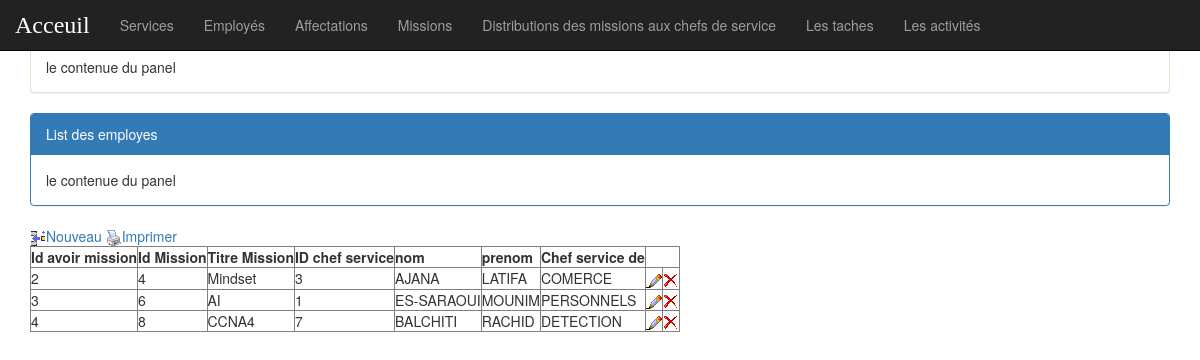
The page /page/avoirmission_list.php on the database its author committed.
### tables this page shows
CREATE TABLE `avoirmission` (
  `idam` int(11) NOT NULL auto_increment,
  `idmission` int(11) NOT NULL,
  `idchefservice` int(11) NOT NULL,
  PRIMARY KEY  (`idam`),
  KEY `idmission` (`idmission`,`idchefservice`),
  KEY `idchefservice` (`idchefservice`)
);

CREATE TABLE `mission` (
  `idmission` int(11) NOT NULL auto_increment,
  `titremission` varchar(50) NOT NULL,
  `ddm` date NOT NULL,
  `dftm` date NOT NULL,
  `dfrm` date NOT NULL,
  PRIMARY KEY  (`idmission`)
);

CREATE TABLE `chefservice` (
  `idchefservice` int(11) NOT NULL auto_increment,
  `idservice` varchar(10) NOT NULL,
  `idemploye` int(11) NOT NULL,
  `ddc` date NOT NULL,
  `dfc` date NOT NULL,
  PRIMARY KEY  (`idchefservice`),
  KEY `idservice` (`idservice`,`idemploye`),
  KEY `idemploye` (`idemploye`)
);

CREATE TABLE `employe` (
  `idemploye` int(11) NOT NULL auto_increment,
  `nom` varchar(50) NOT NULL,
  `prenom` varchar(50) NOT NULL,
  `cin` varchar(10) NOT NULL,
  `ddn` date NOT NULL,
  `addresse` varchar(100) NOT NULL,
  `ville` varchar(10) NOT NULL,
  `email` text NOT NULL,
  `ddr` date NOT NULL,
  `specialite` text NOT NULL,
  `login` text NOT NULL,
  `motdepasse` text NOT NULL,
  PRIMARY KEY  (`idemploye`)
);

CREATE TABLE `services` (
  `idservice` varchar(10) NOT NULL,
  `nomservice` varchar(50) NOT NULL,
  PRIMARY KEY  (`idservice`)
);

### page/avoirmission_list.php (the view, shortened to what this page needs)
<!DOCTYPE html>
<html lang="en">
<head>
    <link rel="stylesheet" href="../css/bootstrap.min.css">
      <link rel="stylesheet" href="../css/monstyle.css">
</head>
<body>
     <?php
      include("menu.php");
     ?>
     <div class="container">
            <div class="panel panel-success margetop">
                  <div class="panel-heading">Recherche</div>
                  <div class="panel-body">le contenue du panel</div>
            </div>
            <div class="panel panel-primary margetop">
                  <div class="panel-heading">List des employes</div>
                  <div class="panel-body">le contenue du panel</div>
            </div>
<?php
   $req="SELECT avoirmission.*, mission.*, chefservice.* FROM avoirmission, mission, chefservice
         WHERE chefservice.idchefservice= avoirmission.idchefservice
          AND  mission.idmission= avoirmission.idmission
        ORDER BY   avoirmission.idam  asc";
   $res=mysql_query($req);
  echo"
  <meta http-equiv=Content-Type content=text/html;charset=UTF-8>
  <a href=avoirmission_add_form.php><img src=images/add.png>Nouveau</a>
  <a href=avoirmission_creer_file_le.php><img src=images/imprimer.png>Imprimer </a>
  <form method=POST  action=>
       <table border=1px inset black>
       <th>Id avoir mission<th>Id Mission<th>Titre Mission<th>ID chef service
       <th>nom <th>prenom <th>Chef service de
       ";
       while ($data=mysql_fetch_array($res)) {
         $reqChef= "SELECT chefservice.*, employe.*, services.* FROM chefservice, employe, services
                WHERE  chefservice.idchefservice= $data[idchefservice]
                 AND   employe.idemploye= chefservice.idemploye
                 AND   services.idservice= chefservice.idservice ";
        $resChef= mysql_query($reqChef);
        $dataChef= mysql_fetch_array($resChef);
        echo"<tr>
               <td>$data[idam]</td>
               <td>$data[idmission]</td>
               <td>$data[titremission]</td>
               <td>$dataChef[idchefservice]</td>
               <td>$dataChef[nom]</td>
               <td>$dataChef[prenom]</td>
               <td>$dataChef[nomservice]</td>
               <td><a href=avoirmission_update_form.php?id=$data[idam]><img src=images/update.png alt=></a></td>
               <td><a href=avoirmission_delete_confirm.php?id=$data[idam]><img src=images/delete.png alt=></a></td>
            </tr>";
       }
          echo"
          </table>
      </form>
    </div>
  </body>
</html>
  ";
?>

### page/menu.php (shortened to what this page needs)
<!DOCTYPE html>
<html lang="en">
<head>
</head>
<body>
<nav class="navbar navbar-inverse navbar-fixed-top">
   <div class="container-fluid">
     <div class="navbar-header">
        <a href="employe_list.php" class="navbar-brand except" >Acceuil</a>
    </div>
    <ul class="nav navbar-nav">
        <li><a href="service_list.php">Services</a></li>
        <li><a href="employe_list.php">Employés</a></li>
        <li><a href="affectation_list.php">Affectations</a></li>
        <li><a href="mission_list.php">Missions</a></li>
        <li><a href="avoirmission_list.php">Distributions des missions aux chefs de service</a></li>
        <li><a href="tache_list.php">Les taches</a></li>
        <li><a href="activite_list.php">Les activités</a></li>
    </ul>
  </div>
</nav>
</body>
</html>

### css/monstyle.css (style rules this page uses)
.except { font-family: Cambria, Cochin, Georgia, Times, 'Times New Roman', serif; font-size: x-large; color : darkorange; border-radius: 1px white ; }

### rows shown on the page
avoirmission: idam "2", idmission.idmission "4", idmission.titremission "Mindset", idchefservice.idchefservice "3", employe.nom "AJANA", employe.prenom "LATIFA", services.nomservice "COMERCE"
avoirmission: idam "3", idmission.idmission "6", idmission.titremission "AI", idchefservice.idchefservice "1", employe.nom "ES-SARAOUI", employe.prenom "MOUNIM", services.nomservice "PERSONNELS"
avoirmission: idam "4", idmission.idmission "8", idmission.titremission "CCNA4", idchefservice.idchefservice "7", employe.nom "BALCHITI", employe.prenom "RACHID", services.nomservice "DETECTION"
